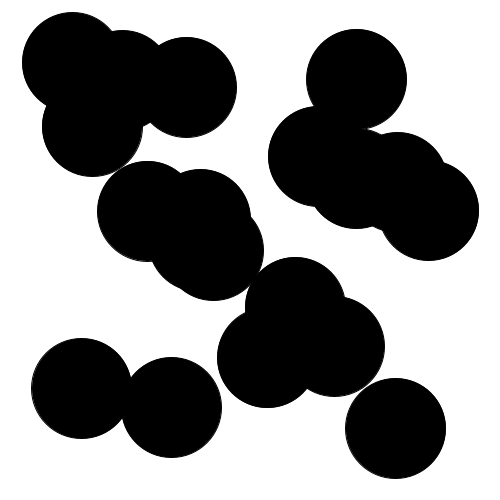
Frame 1 (no input)
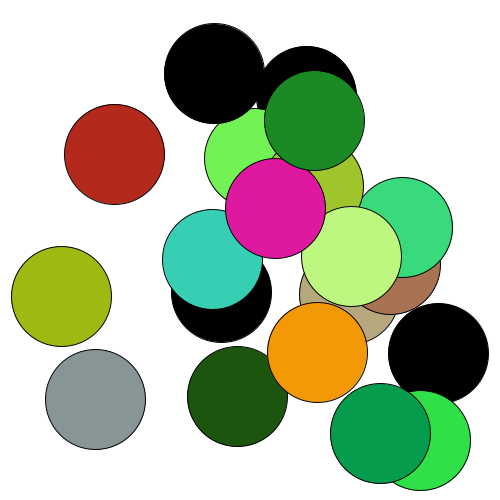
Frame 60 (the mouse pressed at the canvas centre just before this capture)
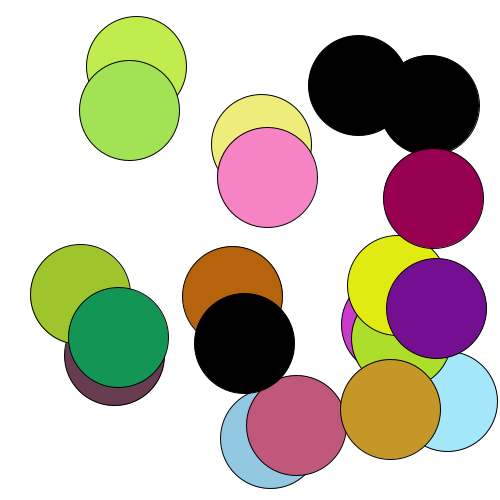
Frame 120 (the mouse held since frame 60 and released just before this capture)

The Processing sketch that drew these frames (run headless with seeded random() and noise(); from frame 60 on, the mouse is pressed at the canvas centre):

// Processing sketch: processing_33963
// ── processing_33963.pde

/*
Aneta Genova
genovaa@newschool.edu
Copyright 2011
Parsons MFA D+T Bootcamp
Homework 8/15/11: Balls, Balls, Balls
*/


int numberBalls = 20;
float centerX [] = new float[numberBalls];
float centerY [] = new float[numberBalls];
float xspeed [] =  new float[numberBalls];
float yspeed [] =  new float[numberBalls];
float r[] = new float[numberBalls];
float g[] = new float[numberBalls];
float b[] = new float[numberBalls];


void setup() {
  size(500, 500);

  for (int i=0; i<numberBalls; i++) {
    centerX [i] = random(50, 450);
    centerY [i] = random(50, 450);

    xspeed[i]= random(10);
    yspeed[i]= random(10);
  }
}

void draw() {
  background(255, 255, 255);

  for (int i=0; i<numberBalls; i++) {

    centerX [i] = centerX[i] + xspeed[i];
    centerY [i] = centerY[i] + yspeed[i];

    if (centerX [i] > 450) {
      xspeed[i] = xspeed[i] * -1;
      r[i] = random(255);
      g [i]= random(255);
      b [i]= random(255);
    } 
    else if (centerX[i] < 50) {
      r[i] = random(255);
      g [i]= random(255);
      b [i]= random(255);
      xspeed[i] = xspeed[i] * -1;
    } 
    
    if (centerY[i] > 450) {
      r[i] = random(255);
      g [i]= random(255);
      b [i]= random(255);
      yspeed[i]= yspeed[i] *-1;
    } 
    else if (centerY[i] < 50) {
      r[i] = random(255);
      g [i]= random(255);
      b [i]= random(255);
      yspeed[i]=yspeed[i] * -1;
    }

    fill (r[i], g[i], b[i]);
    ellipse(centerX[i], centerY[i], 100, 100);
  }
}
